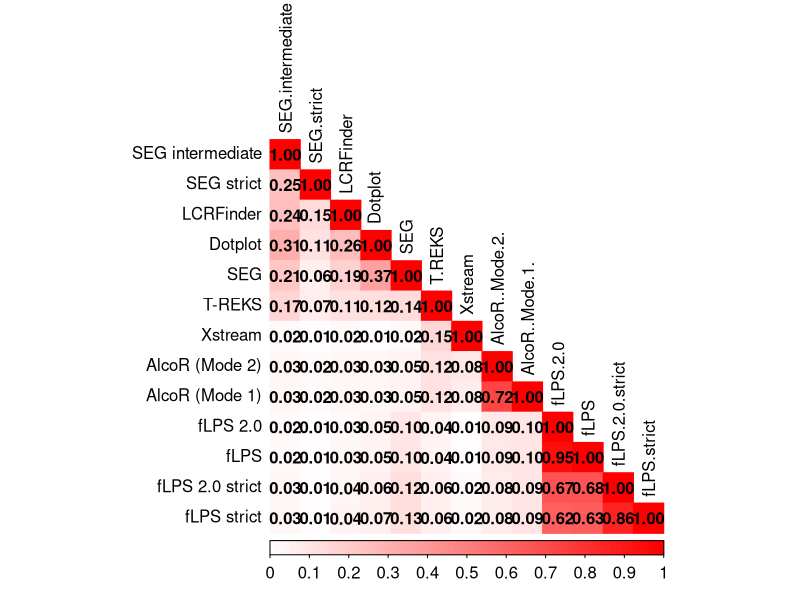

Recreate this plot in R.
setwd("/home/anirjit/ANIRJIT/RESULTS/Jaccard")

library(corrplot)

jm <- read.delim("human_jaccard.tsv", header = T, sep = "\t", quote = "", row.names = 1)
jm <- as.matrix(jm)


setwd("/home/anirjit/ANIRJIT/images")

jpeg("Fig 4.jpg", width = 6000, height = 4000, res = 500, quality = 100)
corrplot(jm, type = "lower", order = "hclust", method = "color", col = colorRampPalette(c("blue","white","red"))(150), tl.col = "black", tl.cex = 1, cl.cex = 1, number.cex = 1, addCoef.col = "black", col.lim = c(0, 1))
dev.off()
